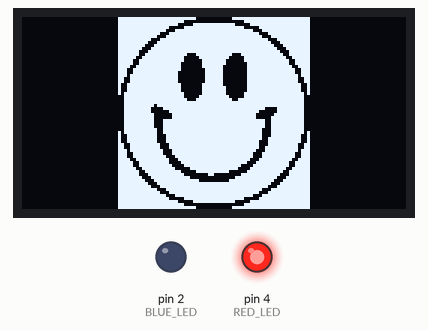
Recording of a program running on a simulated Arduino Nano, built with avr-gcc and run on an emulated ATmega328P. Shown: 128×64 one-colour display, output pins drawn as LEDs (lit = HIGH).

Above: at 0.1 s.
Timing chart, 0 to 1.6 s (numbered marks = the images above):
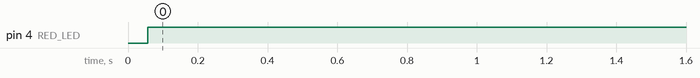

The program:

main.cpp
```cpp
#include <Arduino.h>
#include <Wire.h>
#include <Adafruit_GFX.h>
#include <Adafruit_SSD1306.h>
#include "../src/bitmap/happy.h"
#include "../src/bitmap/sad.h"
#include "../src/bitmap/confused.h"

#define SCREEN_I2C_ADDR 0x3C
#define SCREEN_WIDTH 128
#define SCREEN_HEIGHT 64
#define OLED_RST_PIN -1

#define BLUE_LED 2
#define RED_LED 4

Adafruit_SSD1306 display(SCREEN_WIDTH, SCREEN_HEIGHT, &Wire, OLED_RST_PIN);

void setup() {
  Serial.begin(9600);

  pinMode(BLUE_LED, OUTPUT);
  pinMode(RED_LED, OUTPUT);

  if (!display.begin(SSD1306_SWITCHCAPVCC, SCREEN_I2C_ADDR)) {
    Serial.println(F("SSD1306 allocation failed"));
    for (;;); // Berhenti di sini jika gagal
  }

  display.clearDisplay();
  display.display();
}

void loop() {
  // Contoh: atur nilai LED secara manual (untuk demo)
  digitalWrite(BLUE_LED, LOW);  // Set LED biru ON
  digitalWrite(RED_LED, HIGH);    // Set LED merah OFF

  bool blueState = digitalRead(BLUE_LED);
  bool redState = digitalRead(RED_LED);

  display.clearDisplay(); // Selalu bersihkan display dulu

  if (blueState && redState) {
    display.drawBitmap(0, 0, confused, SCREEN_WIDTH, SCREEN_HEIGHT, WHITE);
  } else if (redState) {
    display.drawBitmap(0, 0, senyum, SCREEN_WIDTH, SCREEN_HEIGHT, WHITE);
  } else if (!blueState && !redState) {
    // Jangan tampilkan gambar apa-apa (kosongkan layar)
    display.clearDisplay();
  } else {
    display.drawBitmap(0, 0, sad, SCREEN_WIDTH, SCREEN_HEIGHT, WHITE);
  }

  display.display();
  delay(2000); // Tampilkan gambar selama 2 detik
}
```

Source omitted: confused.h (data table, 6611 bytes), happy.h (data table, 6665 bytes), sad.h (data table, 6569 bytes)

Measured:
- by itself, pin 4 (RED_LED): LOW → HIGH at 0.06 s
